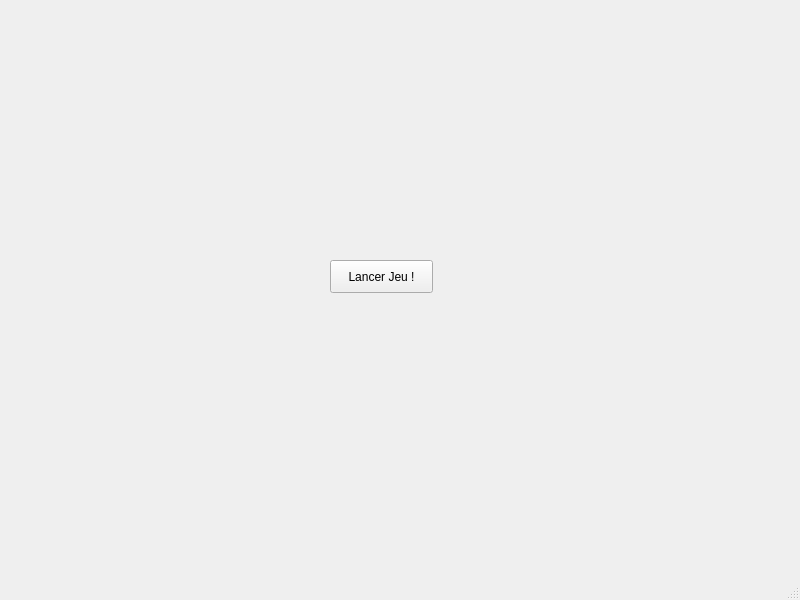
<?xml version="1.0" encoding="UTF-8"?>
<ui version="4.0">
 <class>Configuration</class>
 <widget class="QMainWindow" name="Configuration">
  <property name="geometry">
   <rect>
    <x>0</x>
    <y>0</y>
    <width>800</width>
    <height>600</height>
   </rect>
  </property>
  <property name="windowTitle">
   <string>MainWindow</string>
  </property>
  <widget class="QWidget" name="centralwidget">
   <widget class="QPushButton" name="pushButton">
    <property name="geometry">
     <rect>
      <x>330</x>
      <y>260</y>
      <width>103</width>
      <height>33</height>
     </rect>
    </property>
    <property name="text">
     <string>Lancer Jeu !</string>
    </property>
   </widget>
  </widget>
  <widget class="QMenuBar" name="menubar">
   <property name="geometry">
    <rect>
     <x>0</x>
     <y>0</y>
     <width>800</width>
     <height>29</height>
    </rect>
   </property>
  </widget>
  <widget class="QStatusBar" name="statusbar"/>
 </widget>
 <resources/>
 <connections/>
</ui>
